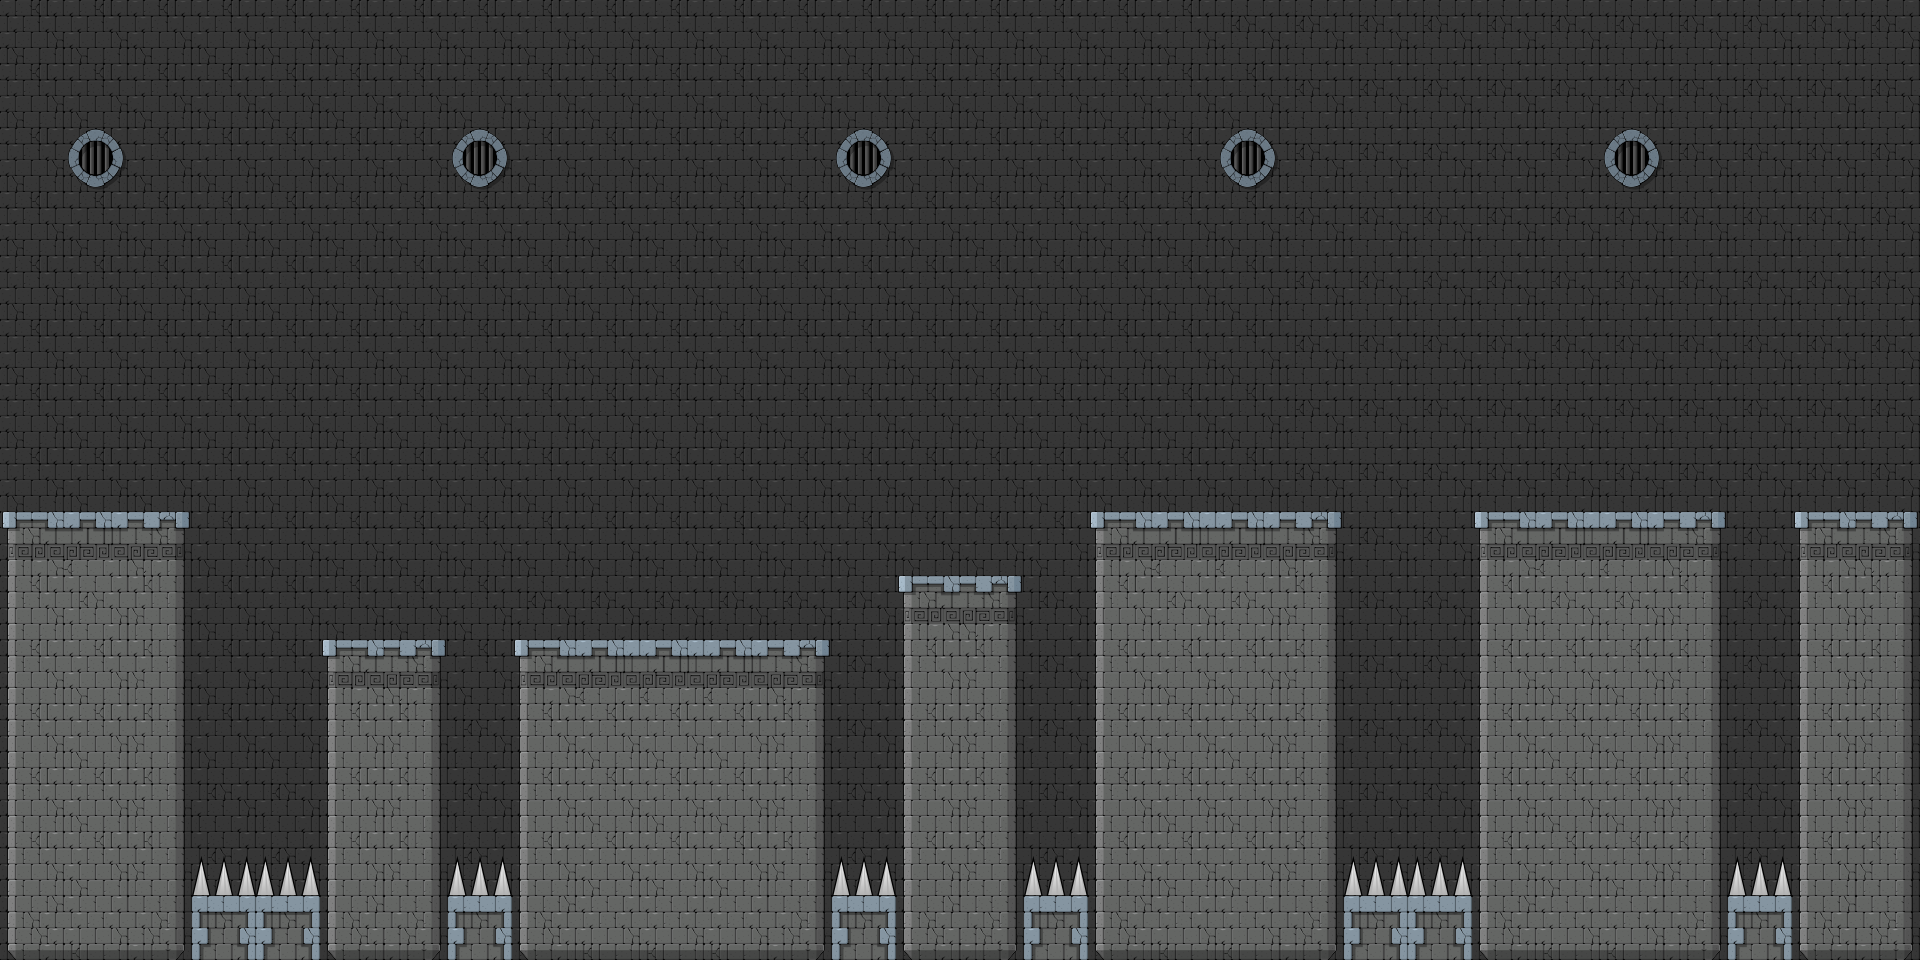

Rendered tile map (Tiled .tmx) drawn with the repository's tilesets; below, a short description and the full map source, tile grids included:
An orthogonal 30x15 tile map with 64x64 px tiles, 4 tile layers (Background, Windows, Spikes, Collisions), 2 tilesets and 4 objects.

<map version="1.0" tiledversion="1.1.2" orientation="orthogonal" renderorder="right-down" width="30" height="15" tilewidth="64" tileheight="64" infinite="0" nextobjectid="14">
 <tileset firstgid="1" source="Castle Tileset.tsx" />
 <tileset firstgid="73" source="Fantasy Tileset.tsx" />
 <layer name="Background" width="30" height="15">
  <data encoding="csv">
17,17,17,17,17,17,17,17,17,17,17,17,17,17,17,17,17,17,17,9,9,9,9,9,9,9,9,9,9,9,
17,17,17,17,17,17,17,17,17,17,17,17,17,17,17,17,17,17,17,17,9,9,9,9,9,9,9,9,9,9,
17,17,17,17,17,17,17,17,17,17,17,17,17,17,17,17,17,17,17,17,9,9,9,9,9,9,9,9,9,9,
17,17,17,17,17,17,17,17,17,17,17,17,17,17,17,17,17,17,17,17,9,9,9,9,9,9,9,9,9,9,
17,17,17,17,17,17,17,17,17,17,17,17,17,17,17,17,17,17,17,17,9,9,9,9,9,9,9,9,9,9,
17,17,17,17,17,17,17,17,17,17,17,17,17,17,17,17,17,17,17,17,9,9,9,9,9,9,9,9,9,9,
17,17,17,17,17,17,17,17,17,17,17,17,17,17,17,17,17,17,17,17,9,9,9,9,9,9,9,9,9,9,
17,17,17,17,17,17,17,17,17,17,17,17,17,17,17,17,17,17,17,17,9,9,9,9,9,9,9,9,9,9,
17,17,17,17,17,17,17,17,17,17,17,17,17,17,17,17,17,17,17,17,9,9,9,9,9,9,9,9,9,9,
17,17,17,17,17,17,17,17,9,9,9,9,9,9,9,9,9,9,9,9,9,9,9,9,9,9,9,9,9,9,
17,17,17,17,17,17,17,17,17,17,17,17,9,9,9,9,9,9,9,9,9,9,9,9,9,9,9,9,9,9,
17,17,17,17,17,17,9,9,9,9,9,9,9,9,9,9,9,9,9,9,9,9,9,9,9,9,9,9,9,9,
17,9,9,9,9,9,9,9,9,9,9,9,9,9,9,9,9,9,9,9,9,9,9,9,9,9,9,9,9,9,
9,9,9,9,9,9,9,9,9,9,9,9,9,9,9,9,9,9,9,9,9,9,9,9,9,9,9,9,9,9,
17,17,17,17,17,9,9,9,9,9,9,9,9,9,9,9,9,9,9,9,9,9,9,9,9,9,9,9,9,9
</data>
 </layer>
 <layer name="Windows" width="30" height="15">
  <data encoding="csv">
0,0,0,0,0,0,0,0,0,0,0,0,0,0,0,0,0,0,0,0,0,0,0,0,0,0,0,0,0,0,
0,0,0,0,0,0,0,0,0,0,0,0,0,0,0,0,0,0,0,0,0,0,0,0,0,0,0,0,0,0,
0,7,0,0,0,0,0,7,0,0,0,0,0,7,0,0,0,0,0,7,0,0,0,0,0,7,0,0,0,0,
0,0,0,0,0,0,0,0,0,0,0,0,0,0,0,0,0,0,0,0,0,0,0,0,0,0,0,0,0,0,
0,0,0,0,0,0,0,0,0,0,0,0,0,0,0,0,0,0,0,0,0,0,0,0,0,0,0,0,0,0,
0,0,0,0,0,0,0,0,0,0,0,0,0,0,0,0,0,0,0,0,0,0,0,0,0,0,0,0,0,0,
0,0,0,0,0,0,0,0,0,0,0,0,0,0,0,0,0,0,0,0,0,0,0,0,0,0,0,0,0,0,
0,0,0,0,0,0,0,0,0,0,0,0,0,0,0,0,0,0,0,0,0,0,0,0,0,0,0,0,0,0,
0,0,0,0,0,0,0,0,0,0,0,0,0,0,0,0,0,0,0,0,0,0,0,0,0,0,0,0,0,0,
0,0,0,0,0,0,0,0,0,0,0,0,0,0,0,0,0,0,0,0,0,0,0,0,0,0,0,0,0,0,
0,0,0,0,0,0,0,0,0,0,0,0,0,0,0,0,0,0,0,0,0,0,0,0,0,0,0,0,0,0,
0,0,0,0,0,0,0,0,0,0,0,0,0,0,0,0,0,0,0,0,0,0,0,0,0,0,0,0,0,0,
0,0,0,0,0,0,0,0,0,0,0,0,0,0,0,0,0,0,0,0,0,0,0,0,0,0,0,0,0,0,
0,0,0,0,0,0,0,0,0,0,0,0,0,0,0,0,0,0,0,0,0,0,0,0,0,0,0,0,0,0,
0,0,0,0,0,0,0,0,0,0,0,0,0,0,0,0,0,0,0,0,0,0,0,0,0,0,0,0,0,0
</data>
 </layer>
 <layer name="Spikes" width="30" height="15">
  <data encoding="csv">
0,0,0,0,0,0,0,0,0,0,0,0,0,0,0,0,0,0,0,0,0,0,0,0,0,0,0,0,0,0,
0,0,0,0,0,0,0,0,0,0,0,0,0,0,0,0,0,0,0,0,0,0,0,0,0,0,0,0,0,0,
0,0,0,0,0,0,0,0,0,0,0,0,0,0,0,0,0,0,0,0,0,0,0,0,0,0,0,0,0,0,
0,0,0,0,0,0,0,0,0,0,0,0,0,0,0,0,0,0,0,0,0,0,0,0,0,0,0,0,0,0,
0,0,0,0,0,0,0,0,0,0,0,0,0,0,0,0,0,0,0,0,0,0,0,0,0,0,0,0,0,0,
0,0,0,0,0,0,0,0,0,0,0,0,0,0,0,0,0,0,0,0,0,0,0,0,0,0,0,0,0,0,
0,0,0,0,0,0,0,0,0,0,0,0,0,0,0,0,0,0,0,0,0,0,0,0,0,0,0,0,0,0,
0,0,0,0,0,0,0,0,0,0,0,0,0,0,0,0,0,0,0,0,0,0,0,0,0,0,0,0,0,0,
0,0,0,0,0,0,0,0,0,0,0,0,0,0,0,0,0,0,0,0,0,0,0,0,0,0,0,0,0,0,
0,0,0,0,0,0,0,0,0,0,0,0,0,0,0,0,0,0,0,0,0,0,0,0,0,0,0,0,0,0,
0,0,0,0,0,0,0,0,0,0,0,0,0,0,0,0,0,0,0,0,0,0,0,0,0,0,0,0,0,0,
0,0,0,0,0,0,0,0,0,0,0,0,0,0,0,0,0,0,0,0,0,0,0,0,0,0,0,0,0,0,
0,0,0,0,0,0,0,0,0,0,0,0,0,0,0,0,0,0,0,0,0,0,0,0,0,0,0,0,0,0,
0,0,0,69,69,0,0,69,0,0,0,0,0,69,0,0,69,0,0,0,0,69,69,0,0,0,0,69,0,0,
0,0,0,34,34,0,0,34,0,0,0,0,0,34,0,0,34,0,0,0,0,34,34,0,0,0,0,34,0,0
</data>
 </layer>
 <layer name="Collisions" width="30" height="15">
  <data encoding="csv">
0,0,0,0,0,0,0,0,0,0,0,0,0,0,0,0,0,0,0,0,0,0,0,0,0,0,0,0,0,0,
0,0,0,0,0,0,0,0,0,0,0,0,0,0,0,0,0,0,0,0,0,0,0,0,0,0,0,0,0,0,
0,0,0,0,0,0,0,0,0,0,0,0,0,0,0,0,0,0,0,0,0,0,0,0,0,0,0,0,0,0,
0,0,0,0,0,0,0,0,0,0,0,0,0,0,0,0,0,0,0,0,0,0,0,0,0,0,0,0,0,0,
0,0,0,0,0,0,0,0,0,0,0,0,0,0,0,0,0,0,0,0,0,0,0,0,0,0,0,0,0,0,
0,0,0,0,0,0,0,0,0,0,0,0,0,0,0,0,0,0,0,0,0,0,0,0,0,0,0,0,0,0,
0,0,0,0,0,0,0,0,0,0,0,0,0,0,0,0,0,0,0,0,0,0,0,0,0,0,0,0,0,0,
0,0,0,0,0,0,0,0,0,0,0,0,0,0,0,0,0,0,0,0,0,0,0,0,0,0,0,0,0,0,
25,11,29,0,0,0,0,0,0,0,0,0,0,0,0,0,0,25,11,11,29,0,0,25,11,11,29,0,25,29,
33,19,37,0,0,0,0,0,0,0,0,0,0,0,25,29,0,33,19,19,37,0,0,33,19,19,37,0,33,37,
33,27,37,0,0,25,29,0,25,11,11,11,29,0,33,37,0,33,27,27,37,0,0,33,27,27,37,0,33,37,
33,27,37,0,0,33,37,0,33,27,27,27,37,0,33,37,0,33,27,27,37,0,0,33,27,27,37,0,33,37,
33,27,37,0,0,33,37,0,33,27,27,27,37,0,33,37,0,33,27,27,37,0,0,33,27,27,37,0,33,37,
33,27,37,0,0,33,37,0,33,27,27,27,37,0,33,37,0,33,27,27,37,0,0,33,27,27,37,0,33,37,
41,43,45,0,0,41,45,0,41,43,43,43,45,0,41,45,0,41,43,43,45,0,0,41,43,43,45,0,41,45
</data>
 </layer>
 <objectgroup color="#00ff00" name="Goal">
  <object id="3" x="1867" y="458" />
 </objectgroup>
 <objectgroup color="#ff0000" name="Enemies">
  <object id="7" x="782" y="576" />
  <object id="8" x="1291.33" y="448.667" />
  <object id="9" x="1675.33" y="448" />
 </objectgroup>
</map>
